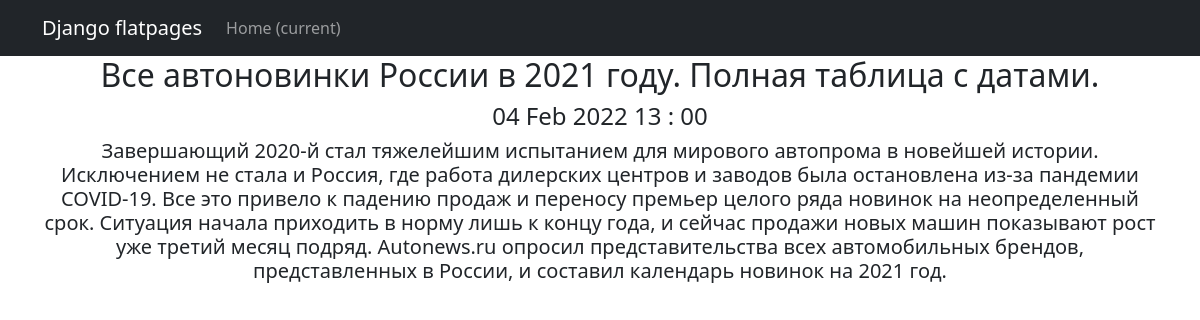
Screenshot of /news/12 with the database file from the repository.
### news/models.py (models this page shows, shortened)
class Post(models.Model):
    ARTICLE = 'AT'
    NEWS = 'NW'
    TYPE = [
        (ARTICLE, 'Статья'),
        (NEWS, 'Новость'),
    ]
    post_type = models.CharField(max_length=2,choices=TYPE, default=ARTICLE)
    post_time_in = models.DateTimeField(auto_now_add=True, verbose_name='(ММ/ДД/ГГГГ)Добавлено')
    post_categories = models.ManyToManyField(Category, through='PostCategory')
    headline = models.CharField(max_length=155, verbose_name='В заголовке')
    text = models.TextField()
    rating = models.SmallIntegerField(default=0)
    author = models.ForeignKey(Author, on_delete=models.CASCADE)

### news/views.py (the view)
# urls.py: path('<int:pk>', NewsDetail.as_view()),  # pk — это первичный ключ поста, который будет выводиться у нас в шаблон
class NewsDetail(DetailView):
    model = Post  # модель всё та же, но мы хотим получать детали конкретно отдельного товара
    template_name = 'newsdetail.html'  # название шаблона будет newsdetail.html
    context_object_name = 'newsdetail'  # название объекта. в нём будет

### news/templatetags/custom_filters.py (called while the page is built)
@register.filter(name='Censor')
def Censor(value):
    test_list = ['дурак', 'идиот']
    for i in value.split():
        if i in test_list:
            value = value.replace(i, "!!!censored!!!")
    return value

### templates/newsdetail.html (shortened to what this page needs)
{% extends 'flatpages/default.html' %}
{% load custom_filters %}
{% block content %}
<h2>{{ newsdetail.headline|Censor }}</h2>
<h4>{{ newsdetail.post_time_in|date:'d M Y H : i' }}</h4>
<h5>{{ newsdetail.text|Censor }}</h5>
{% endblock content %}

### rows the page displays
Post: headline|Censor "Все автоновинки России в 2021 году. Полная таблица с датами.", post_time_in "04 Feb 2022 13 : 00", text|Censor "Завершающий 2020-й стал тяжелейшим испытанием для мирового автопрома в новейшей истории. Исключением не стала и Россия, где работа дилерских центров и заводов была остановлена из-за пандемии COVID-19. Все это привело к падению продаж и переносу премьер целого ряда новинок на неопределенный срок. Ситуация начала приходить в норму лишь к концу года, и сейчас продажи новых машин показывают рост уже третий месяц подряд. Autonews.ru опросил представительства всех автомобильных брендов, представленных в России, и составил календарь новинок на 2021 год."
